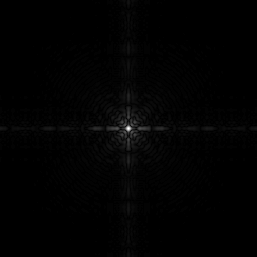
#> input picture Lista2/spectrum.tif, 257 x 257 px, found by its file name
$ python cw7.py
#> lines starting #> are read from the running program, lines starting #| are printed output that depends on the picture
import cv2
import numpy as np
import matplotlib.pyplot as plt

def show_image_and_hist(title, image, position):
    plt.subplot(2, 4, position)
    plt.imshow(image, cmap='gray')
    plt.title(title)
    plt.axis('off')

    plt.subplot(2, 4, position + 4)
    plt.hist(image.ravel(), 256, [0, 256])
    plt.title('Histogram')

# Wczytaj obraz w odcieniach szarości
original_img = cv2.imread('Lista2/spectrum.tif', cv2.IMREAD_GRAYSCALE)
#> original_img is the input picture: shape (257, 257); min 0, max 255, mean 2.1

# Symuluj zbyt ciemny i zbyt jasny obraz
dark_img = np.clip(original_img * 0.4, 0, 255).astype(np.uint8)
bright_img = np.clip(original_img * 1.6, 0, 255).astype(np.uint8)

# Wyrównywanie histogramu
dark_eq = cv2.equalizeHist(dark_img)
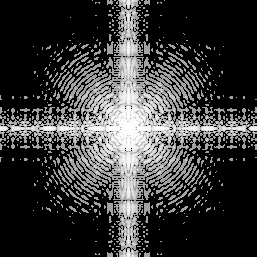
#> dark_eq: shape (257, 257); min 0, max 255, mean 57.9
bright_eq = cv2.equalizeHist(bright_img)

# Wyświetl wyniki
plt.figure(figsize=(16, 8))

show_image_and_hist('Ciemny obraz', dark_img, 1)
show_image_and_hist('Ciemny po wyrównaniu', dark_eq, 2)
show_image_and_hist('Jasny obraz', bright_img, 3)
show_image_and_hist('Jasny po wyrównaniu', bright_eq, 4)

plt.tight_layout()
plt.show()
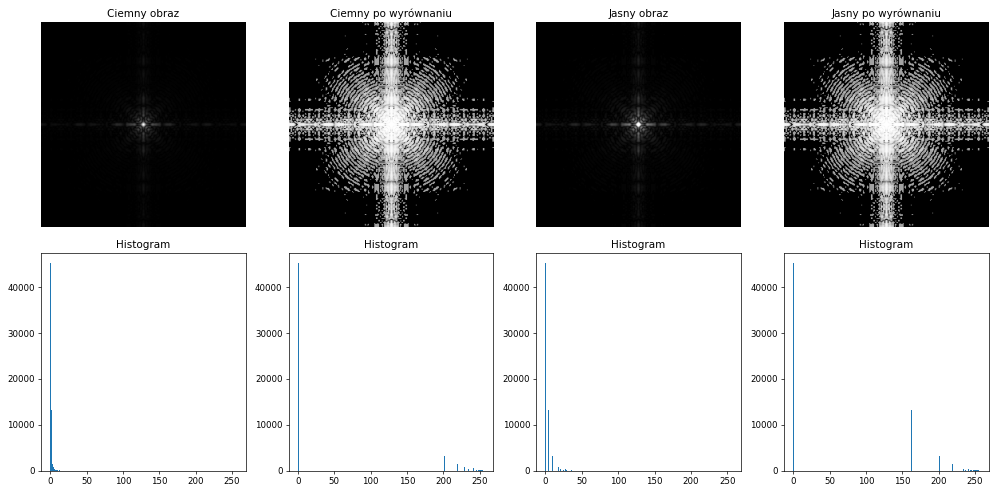
#> figure drawn by matplotlib, 8 panels; panel 2: tallest bar 45134 high, from x = 0 to 1; panel 4: tallest bar 45134 high, from x = 0 to 1; panel 6: tallest bar 45134 high, from x = 0 to 1; panel 8: tallest bar 45134 high, from x = 0 to 1

$ run again, with Lista2/bonescan.tif copied over Lista2/spectrum.tif
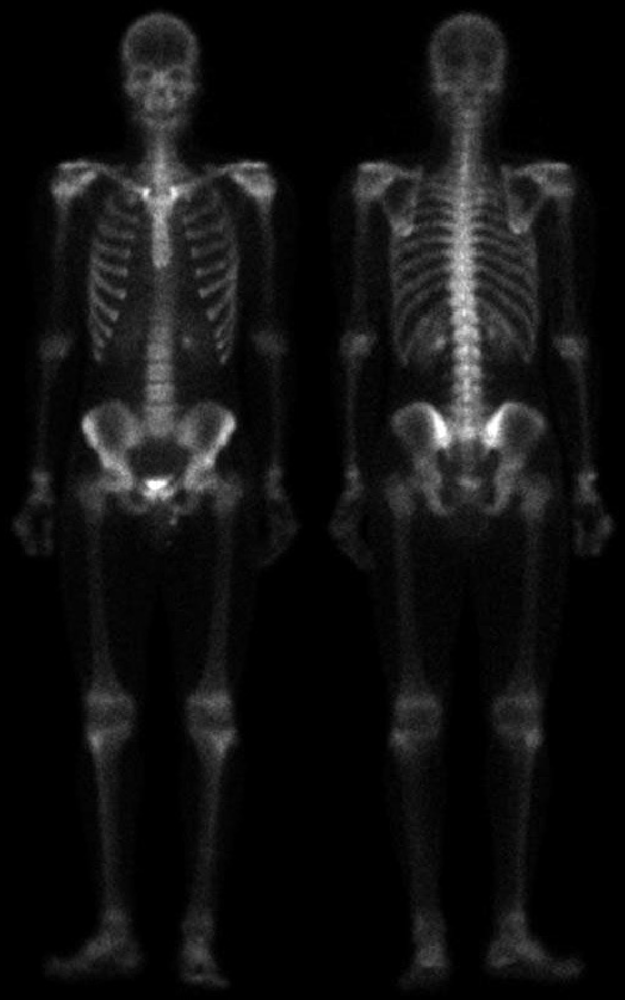
#> input picture Lista2/bonescan.tif, 625 x 1000 px, shrunk from 1026 x 1641 before the run, found by its file name
#> original_img is the input picture: shape (1000, 625); min 0, max 255, mean 17.1
#> `dark_img = np.clip(original_img * 0.4, 0, 255).astype(np.uint8)`:
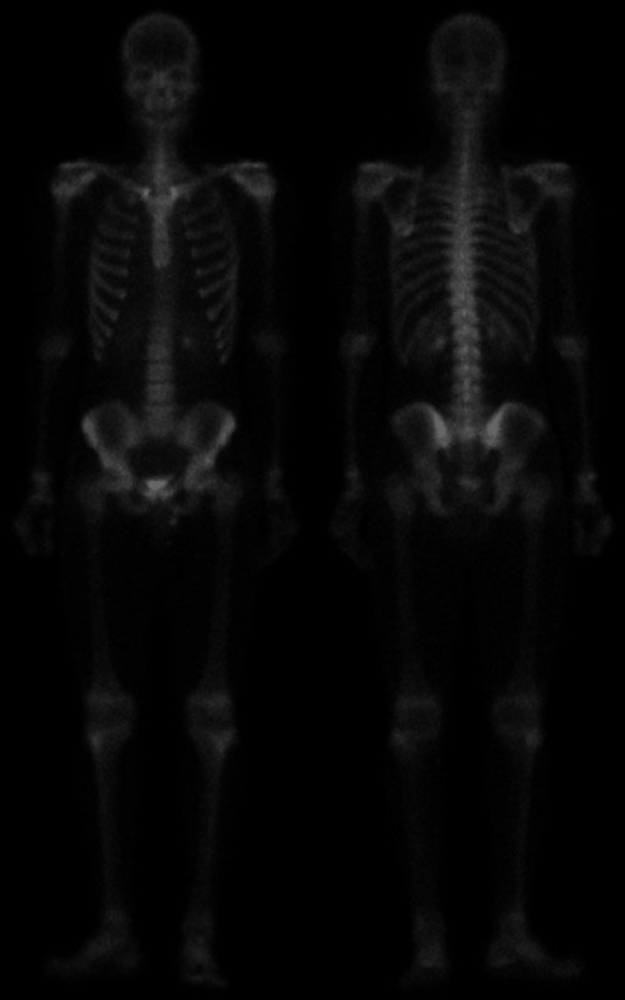
#> dark_img: shape (1000, 625); min 0, max 102, mean 6.6
#> `dark_eq = cv2.equalizeHist(dark_img)`:
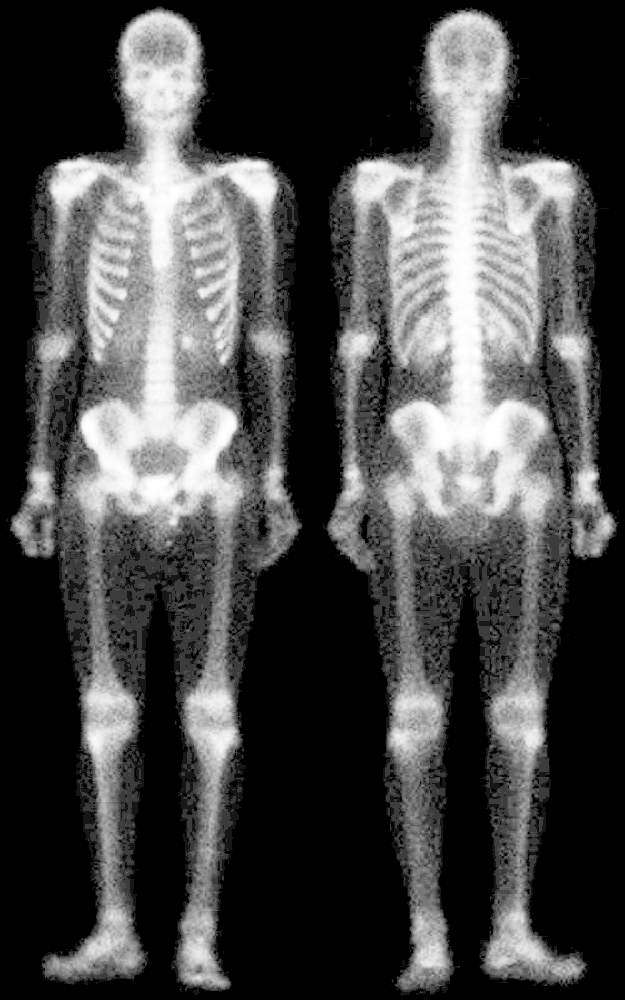
#> dark_eq: shape (1000, 625); min 0, max 255, mean 73.5
